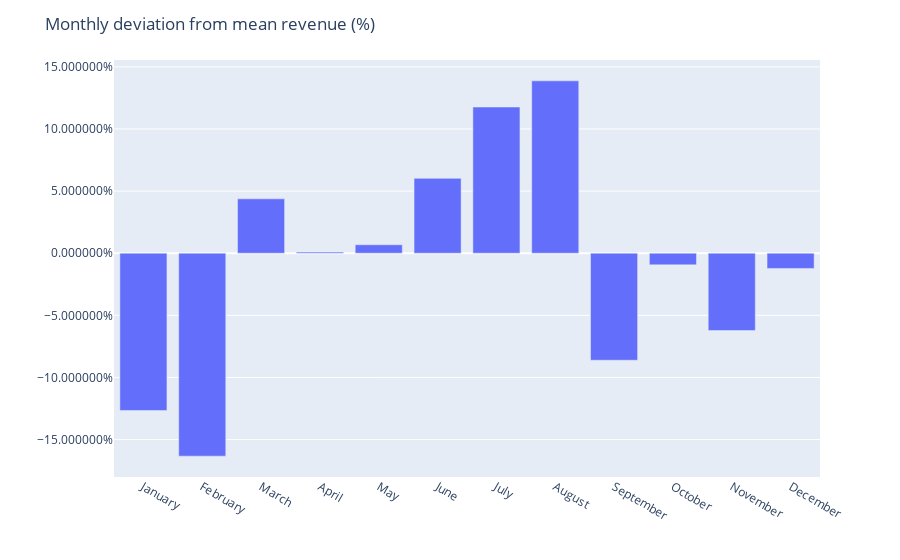

The code cell stored with this chart in its notebook:
### Code cell
fig = px.bar(monthly_mean_diff)

fig.update_layout(
    yaxis_title="", 
    yaxis_tickformat = '%',
    xaxis_title="",
    title="Monthly deviation from mean revenue (%)",
    showlegend=False,
)
fig.show()

### Figure 1 — Plotly figure (JSON) as saved in the notebook; plotly's stock layout.template omitted (floating-point values rounded to 4 significant figures)
{"data": [{"alignmentgroup": "True", "hovertemplate": "variable=Revenue Passenger Miles<br>index=%{x}<br>value=%{y}<extra></extra>", "legendgroup": "Revenue Passenger Miles", "marker": {"color": "#636efa", "pattern": {"shape": ""}}, "name": "Revenue Passenger Miles", "offsetgroup": "Revenue Passenger Miles", "orientation": "v", "showlegend": true, "textposition": "auto", "type": "bar", "x": ["January", "February", "March", "April", "May", "June", "July", "August", "September", "October", "November", "December"], "xaxis": "x", "y": [-0.1266, -0.1633, 0.04377, 0.0008818, 0.00678, 0.06026, 0.1176, 0.1387, -0.08615, -0.009374, -0.06221, -0.01222], "yaxis": "y"}], "layout": {"barmode": "relative", "legend": {"title": {"text": "variable"}, "tracegroupgap": 0}, "margin": {"t": 60}, "showlegend": false, "title": {"text": "Monthly deviation from mean revenue (%)"}, "xaxis": {"anchor": "y", "domain": [0, 1], "title": {"text": ""}}, "yaxis": {"anchor": "x", "domain": [0, 1], "tickformat": "%", "title": {"text": ""}}}}
